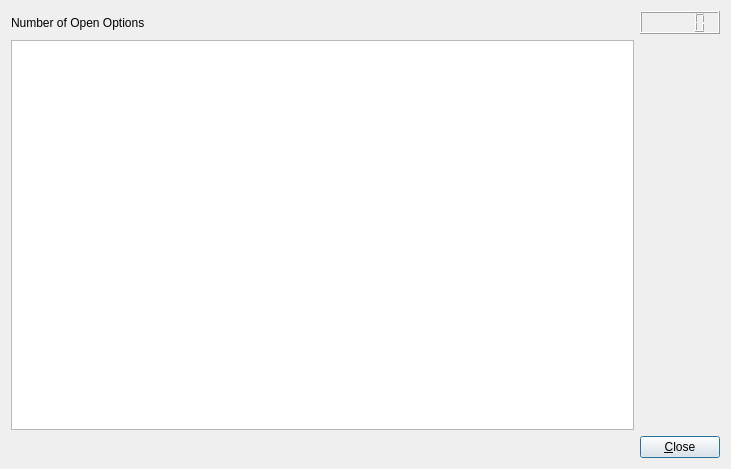
<?xml version="1.0" encoding="UTF-8"?>
<ui version="4.0">
 <class>ViewOptions</class>
 <widget class="QDialog" name="ViewOptions">
  <property name="geometry">
   <rect>
    <x>0</x>
    <y>0</y>
    <width>731</width>
    <height>469</height>
   </rect>
  </property>
  <property name="windowTitle">
   <string>Dialog</string>
  </property>
  <layout class="QGridLayout" name="gridLayout">
   <item row="4" column="3">
    <widget class="QPushButton" name="pushButton">
     <property name="text">
      <string>&amp;Close</string>
     </property>
    </widget>
   </item>
   <item row="4" column="1">
    <spacer name="horizontalSpacer">
     <property name="orientation">
      <enum>Qt::Horizontal</enum>
     </property>
     <property name="sizeHint" stdset="0">
      <size>
       <width>40</width>
       <height>20</height>
      </size>
     </property>
    </spacer>
   </item>
   <item row="1" column="3">
    <spacer name="verticalSpacer">
     <property name="orientation">
      <enum>Qt::Vertical</enum>
     </property>
     <property name="sizeHint" stdset="0">
      <size>
       <width>20</width>
       <height>40</height>
      </size>
     </property>
    </spacer>
   </item>
   <item row="0" column="1">
    <widget class="QLabel" name="label">
     <property name="text">
      <string>Number of Open Options</string>
     </property>
    </widget>
   </item>
   <item row="0" column="3">
    <widget class="QLCDNumber" name="lcdNumber"/>
   </item>
   <item row="1" column="1">
    <widget class="QTableView" name="tableView">
     <property name="sortingEnabled">
      <bool>true</bool>
     </property>
    </widget>
   </item>
  </layout>
 </widget>
 <resources/>
 <connections>
  <connection>
   <sender>pushButton</sender>
   <signal>clicked()</signal>
   <receiver>ViewOptions</receiver>
   <slot>close()</slot>
   <hints>
    <hint type="sourcelabel">
     <x>1129</x>
     <y>719</y>
    </hint>
    <hint type="destinationlabel">
     <x>589</x>
     <y>369</y>
    </hint>
   </hints>
  </connection>
 </connections>
</ui>
